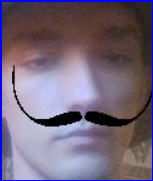
#> input picture app/upload/face_0.png, 153 x 181 px; its folder holds only this picture in this run
$ python nose_model.py
#> lines starting #> are read from the running program, lines starting #| are printed output that depends on the picture; after the words box and inside, x2 and y2 are one past the last pixel; in counts of white or black regions, pixels touching at a corner belong together
#> the answer given: ../app/upload/face_0.png
import cv2
import numpy as np
import glob
import os

BASE_DIR = os.path.dirname(os.path.realpath(__file__))
UPLOAD = os.path.join(BASE_DIR, 'upload')

# from: https://raw.githubusercontent.com/peterbraden/node-opencv/master/data/haarcascade_mcs_nose.xml
cascade_xml = os.path.join(BASE_DIR,
                           "haarcascade_mcs_nose.xml")

nose_cascade = cv2.CascadeClassifier(cascade_xml)

def detect_noses(cropped_face_path, save = False):
    # read image
#> called with cropped_face_path = '../app/upload/face_0.png', save = True
    img = cv2.imread(cropped_face_path)
#> img is the input picture: shape (181, 153, 3); mean B, G, R 122, 102.5, 116.5

    gray = cv2.cvtColor(img, cv2.COLOR_BGR2GRAY)
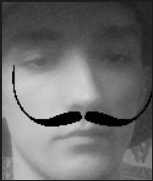
#> gray: shape (181, 153); min 0, max 218, mean 108.9

    # detect nose
    noses = nose_cascade.detectMultiScale(gray, 1.05, 10)
#> noses = [[37, 70, 93, 77]]
    # Tried values 10, 30, 70
    # Higher values consistently offer no results
    # Lower values offer consitently wild results (not once found a correct nose)
    #
    for (x0, y0, x1, y1) in noses:
        cv2.rectangle(img, (x0, y0), (x1, y1), (255, 0, 0), 2)
#> this loop made 1 pass
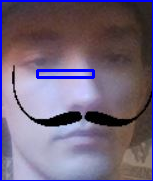
#> img: shape (181, 153, 3); 1.35% of pixels changed, all inside (x1, y1, x2, y2) = (36, 69, 95, 79)
    if save:
        image_path = os.path.join(UPLOAD, "my_nose.png")
        cv2.imwrite(image_path,img)
        cv2.imshow('Nose',img)
        cv2.waitKey(0) # waits until a key is pressed
        cv2.destroyAllWindows() # destroys the window showing image

    return noses

if __name__ == "__main__":
    file = input("Enter a filename in the current dir:")
    print("Entered")
    detect_noses(file, save=True)

$ run again, on Testing Nose-Haar/full.jpg
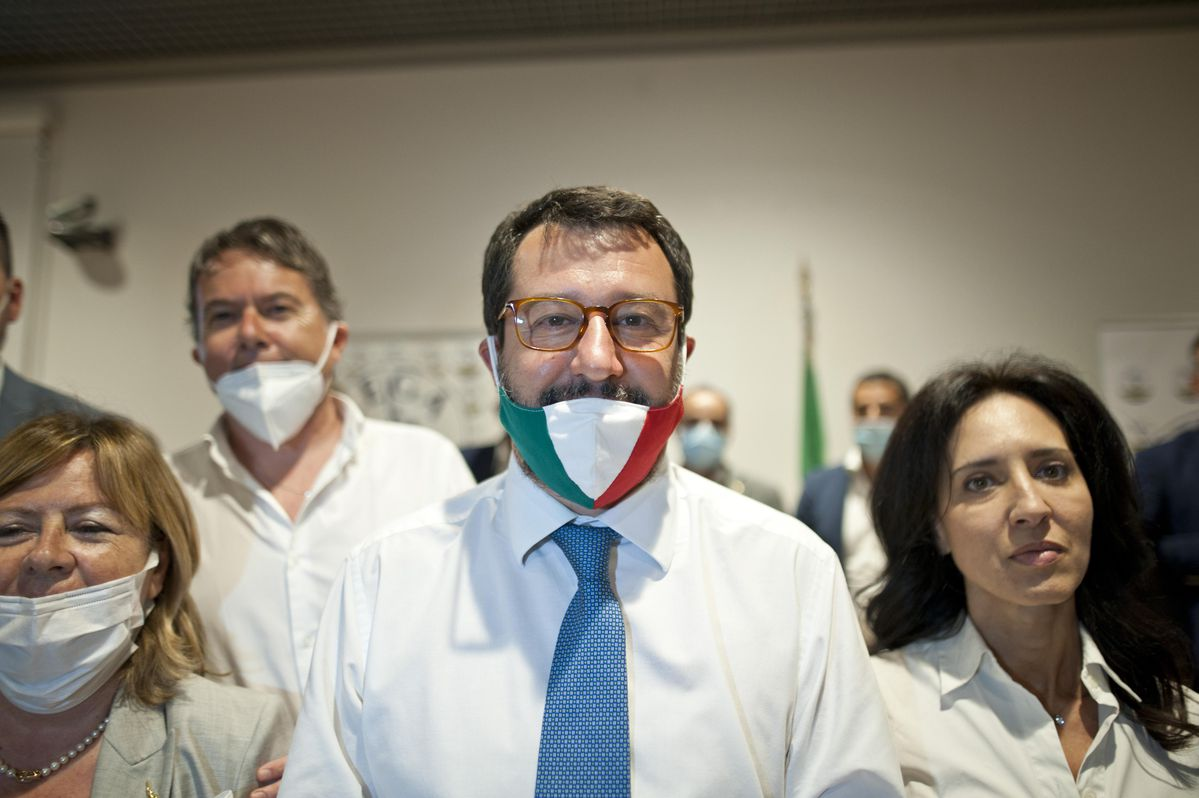
#> input picture Testing Nose-Haar/full.jpg, 1199 x 798 px
#> in detect_noses, img is the input picture: shape (798, 1199, 3); mean B, G, R 122.1, 133.7, 139.6
#> in detect_noses, `gray = cv2.cvtColor(img, cv2.COLOR_BGR2GRAY)`:
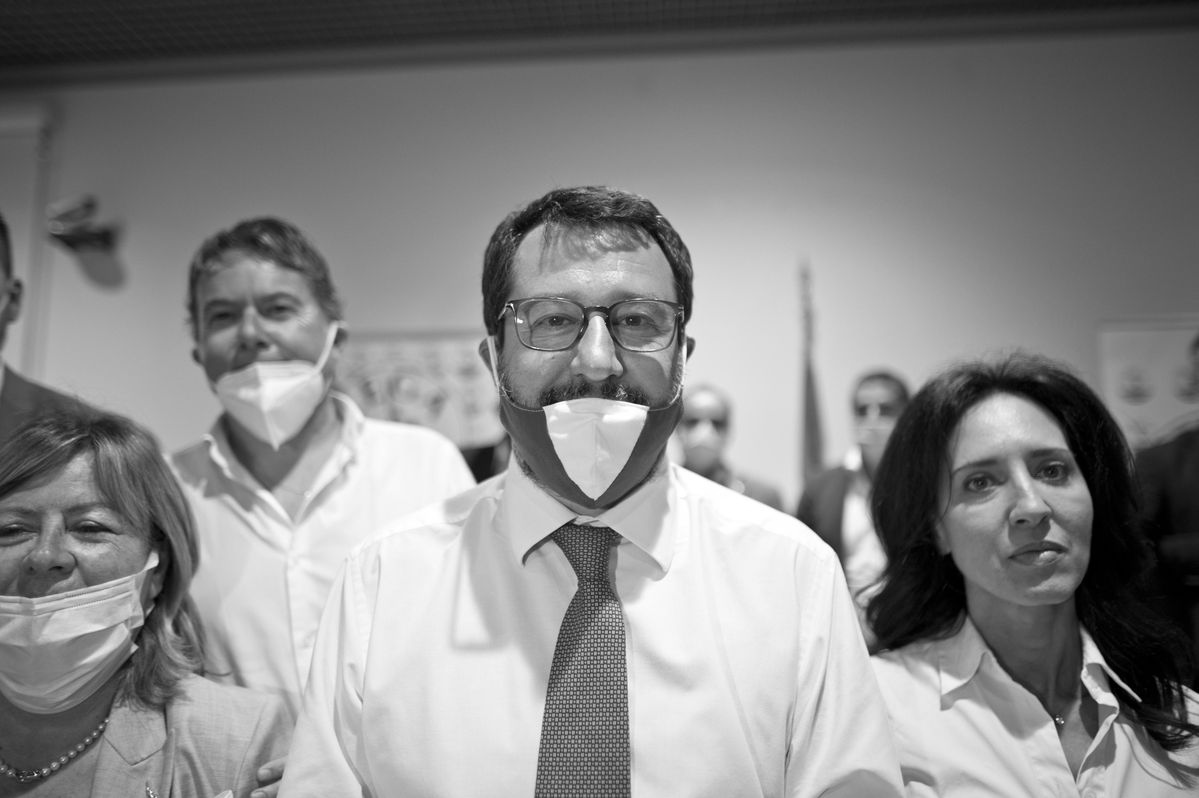
#> gray: shape (798, 1199); min 0, max 255, mean 134.1
#> noses = [[1004, 492, 51, 42], [229, 321, 40, 33], [21, 540, 46, 39], [983, 535, 41, 34], [561, 338, 67, 56]]
#> the loop in detect_noses, `for (x0, y0, x1, y1) in noses:` made 5 passes
#> after the loop in detect_noses, `for (x0, y0, x1, y1) in noses:`:
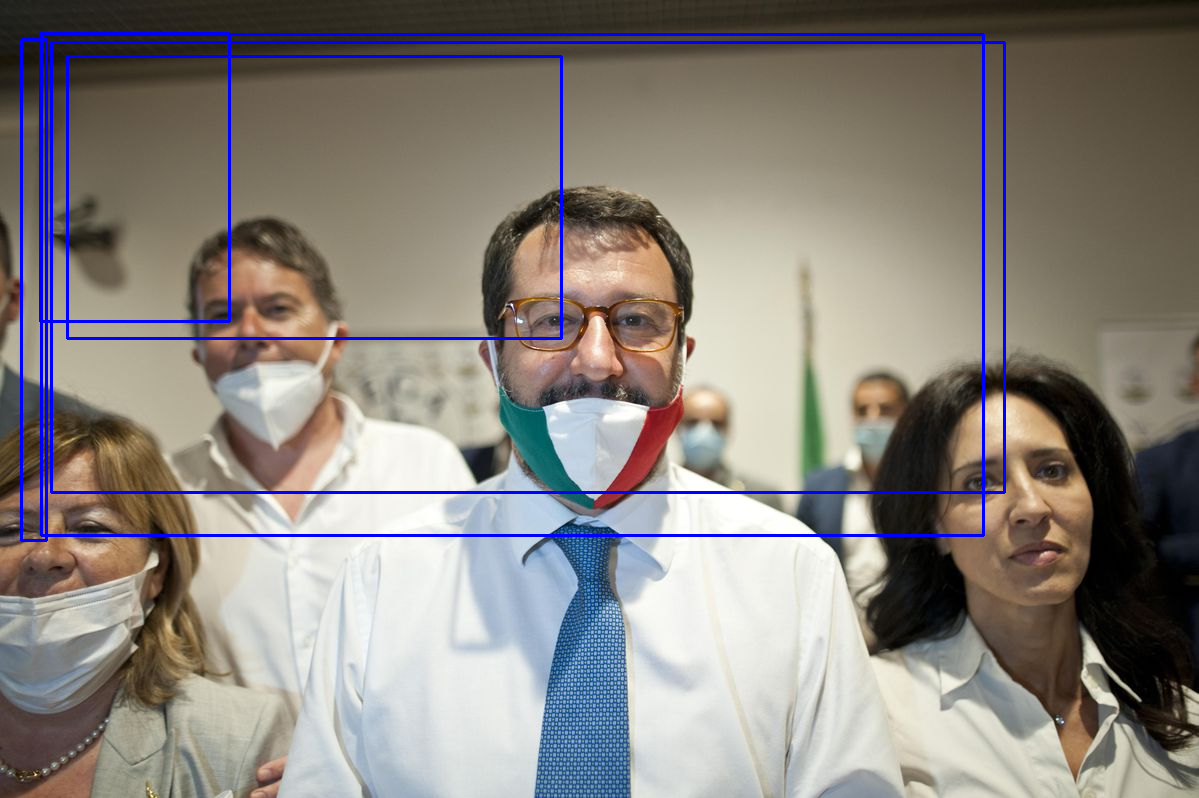
#> img: shape (798, 1199, 3); 2.79% of pixels changed, all inside (x1, y1, x2, y2) = (20, 32, 1006, 542)

$ run again, on Testing Nose-Haar/uncrop1.jpg
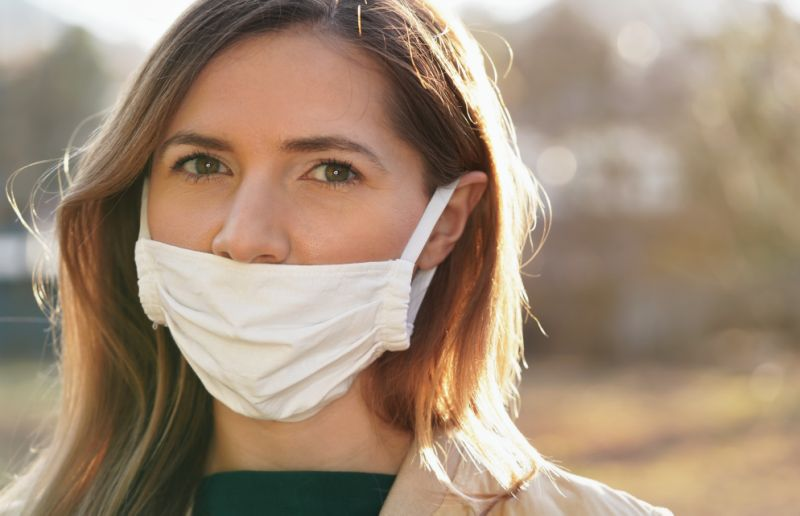
#> input picture Testing Nose-Haar/uncrop1.jpg, 800 x 516 px
#> in detect_noses, img is the input picture: shape (516, 800, 3); mean B, G, R 119.2, 140, 161.3
#> in detect_noses, `gray = cv2.cvtColor(img, cv2.COLOR_BGR2GRAY)`:
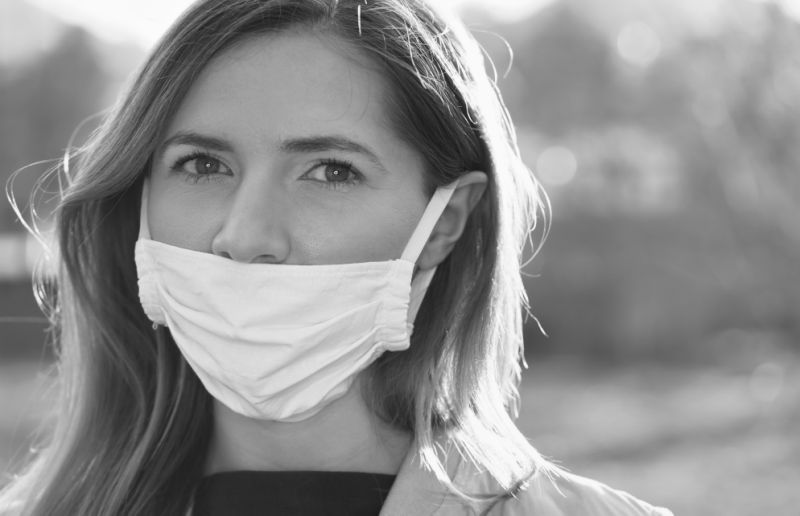
#> gray: shape (516, 800); min 24, max 255, mean 144
#> noses = [[205, 211, 71, 59]]
#> the loop in detect_noses, `for (x0, y0, x1, y1) in noses:` made 1 pass
#> after the loop in detect_noses, `for (x0, y0, x1, y1) in noses:`:
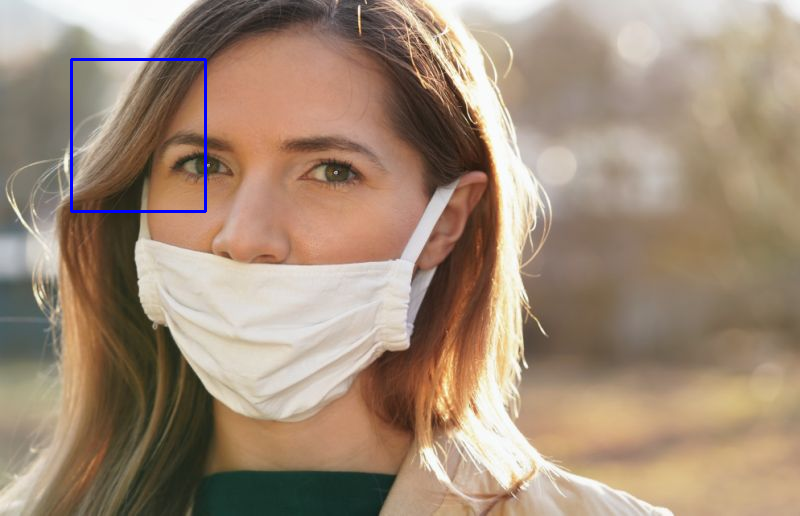
#> img: shape (516, 800, 3); 0.41% of pixels changed, all inside (x1, y1, x2, y2) = (70, 58, 207, 213)

$ run again, on app/upload/my_upload.png
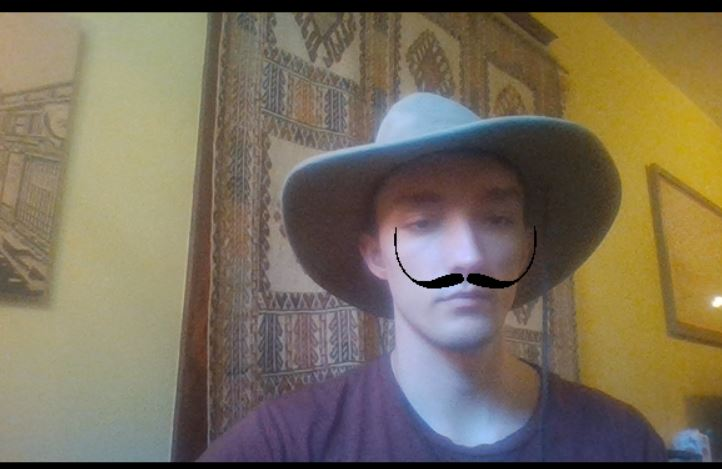
#> input picture app/upload/my_upload.png, 722 x 469 px
#> in detect_noses, img is the input picture: shape (469, 722, 3); mean B, G, R 91.8, 111.3, 122.1
#> in detect_noses, `gray = cv2.cvtColor(img, cv2.COLOR_BGR2GRAY)`:
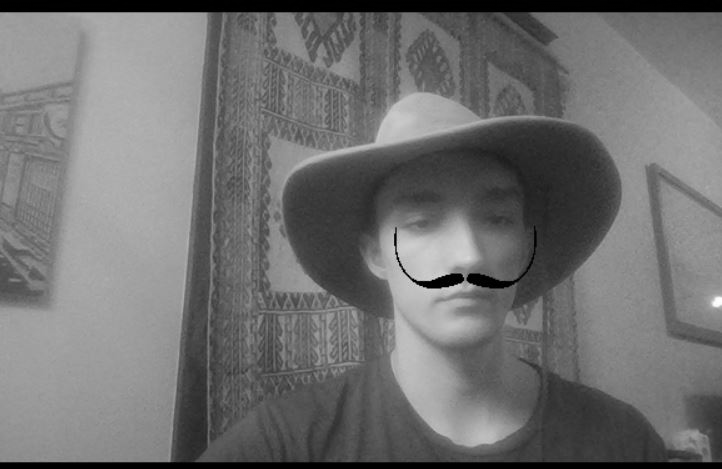
#> gray: shape (469, 722); min 0, max 254, mean 112.3
#> noses = ()
